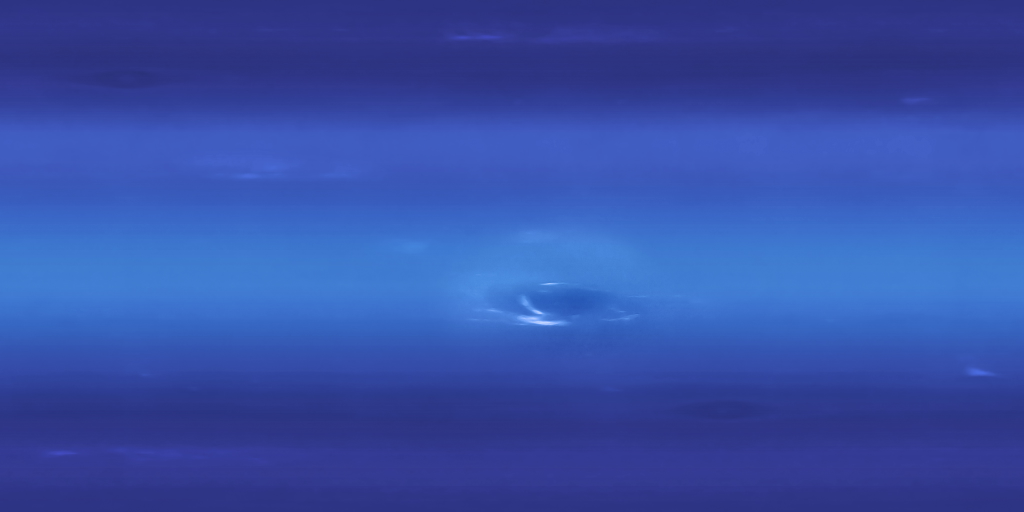
#> input picture 2k_neptune.jpg, 2048 x 1024 px, found by its file name (shown at 1/2 size); its folder holds 3 pictures in this run
$ python create_ice_giant_maps.py
#> lines starting #> are read from the running program, lines starting #| are printed output that depends on the picture
"""Add subtle small-scale atmospheric detail to public ice-giant maps.

The Solar System Scope maps remain the base. These are visual enhancements, not
higher-resolution observational data or scientifically exact cloud positions.
"""
from pathlib import Path
import numpy as np
from PIL import Image, ImageEnhance

ROOT = Path(__file__).resolve().parents[1] / 'dist'
W, H = 4096, 2048
rng = np.random.default_rng(42)

def noise(width, height):
    tile = rng.random((height, width), dtype=np.float32)
    picture = Image.fromarray(np.uint8(tile * 255), 'L')
    return np.asarray(picture.resize((W, H), Image.Resampling.BICUBIC), dtype=np.float32) / 255 - .5

for body in ('neptune', 'uranus'):
    base = Image.open(ROOT / f'2k_{body}.jpg').convert('RGB').resize((W, H), Image.Resampling.LANCZOS)
    if body == 'neptune':
        base = ImageEnhance.Contrast(base).enhance(1.16)
        base = ImageEnhance.Color(base).enhance(1.07)
    else:
        base = ImageEnhance.Contrast(base).enhance(1.10)
    atmospheric = noise(38, 36) * .8 + noise(100, 110) * .31 + noise(380, 260) * .10
#> call 3 of noise, with width = 380, height = 260
#> in noise (call 3), `tile = rng.random((height, width), dtype=np.float32)`:
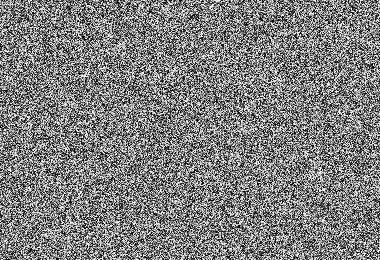
#> tile: shape (260, 380) float32; min 2.98e-06, max 1, mean 0.5
#> in noise (call 3), `return np.asarray(picture.resize((W, H), Image.Resampling.BICUBIC), dt..`:
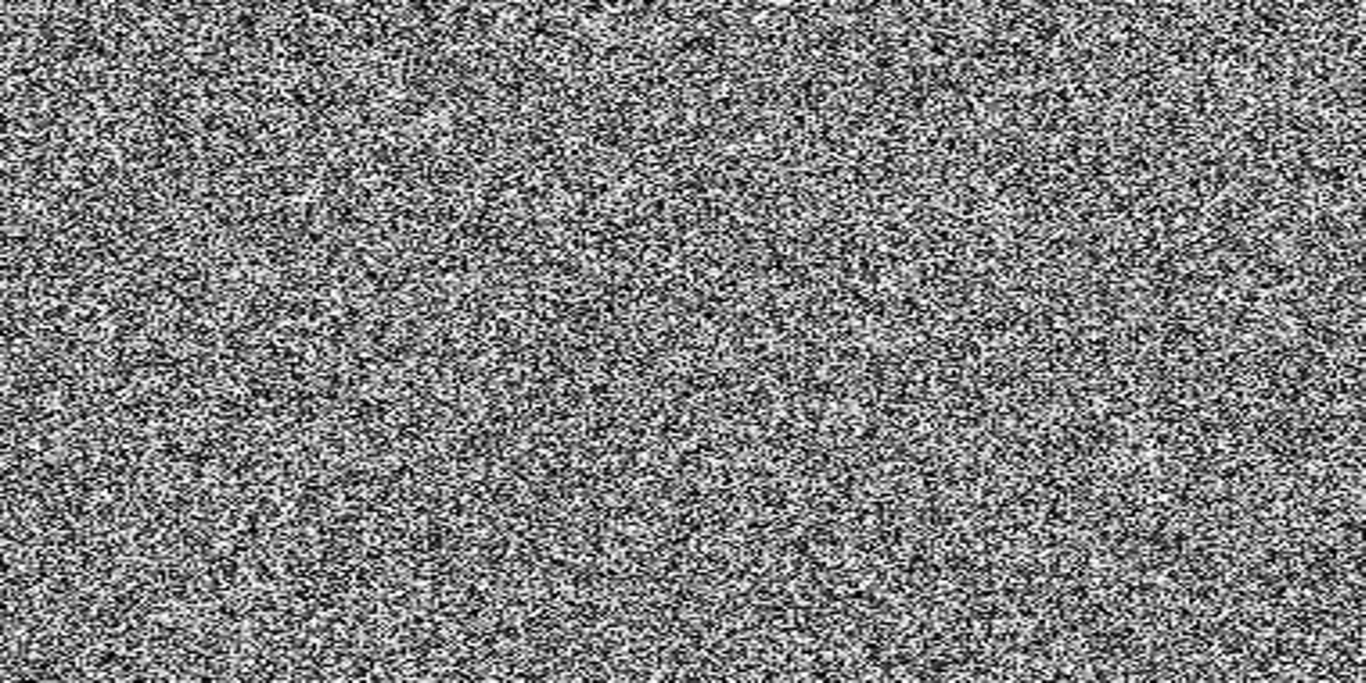
#> returned value: shape (2048, 4096) float32 (shown at 1/3 size); min -0.5, max 0.5, mean -0.00159; drawn with min black and max white
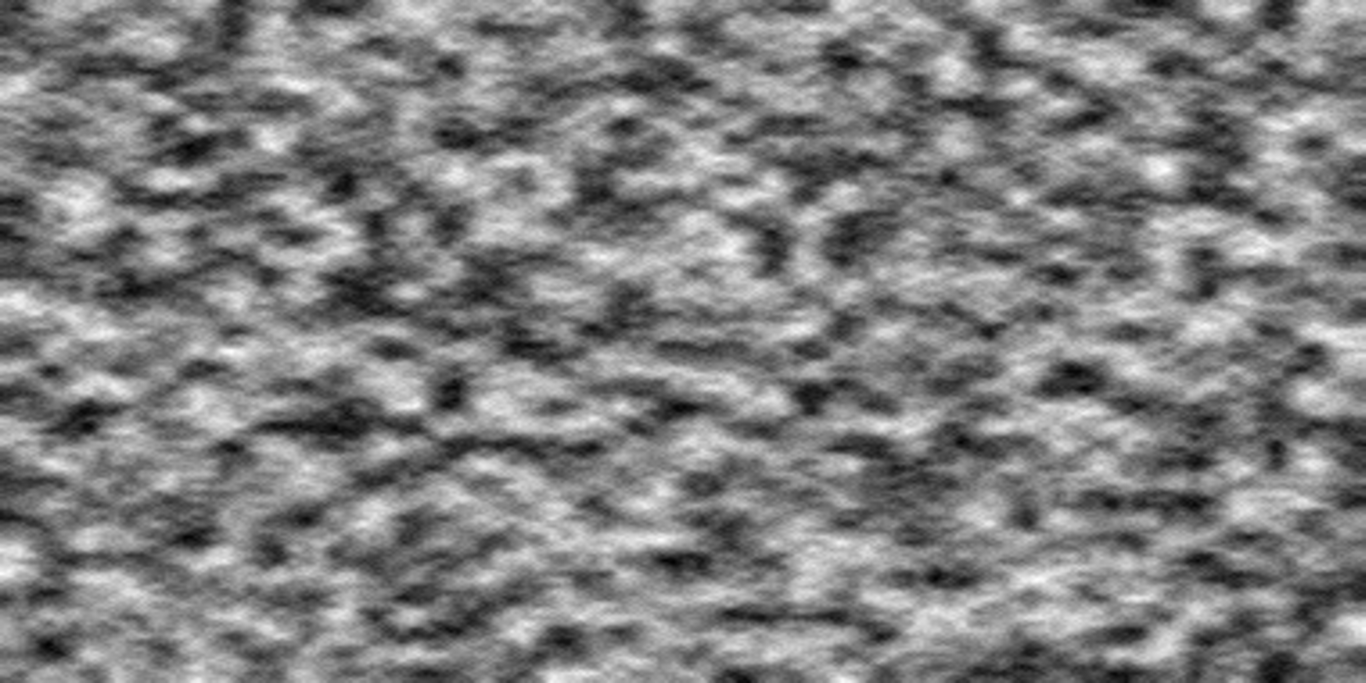
#> atmospheric: shape (2048, 4096) float32 (shown at 1/3 size); min -0.598, max 0.603, mean 0.00132; drawn with min black and max white
    x = np.arange(W, dtype=np.float32)[None, :] / W
    y = np.arange(H, dtype=np.float32)[:, None] / H
    shear = y + np.sin(x * np.pi * 6 + y * 17) * .0023 + atmospheric * .0035
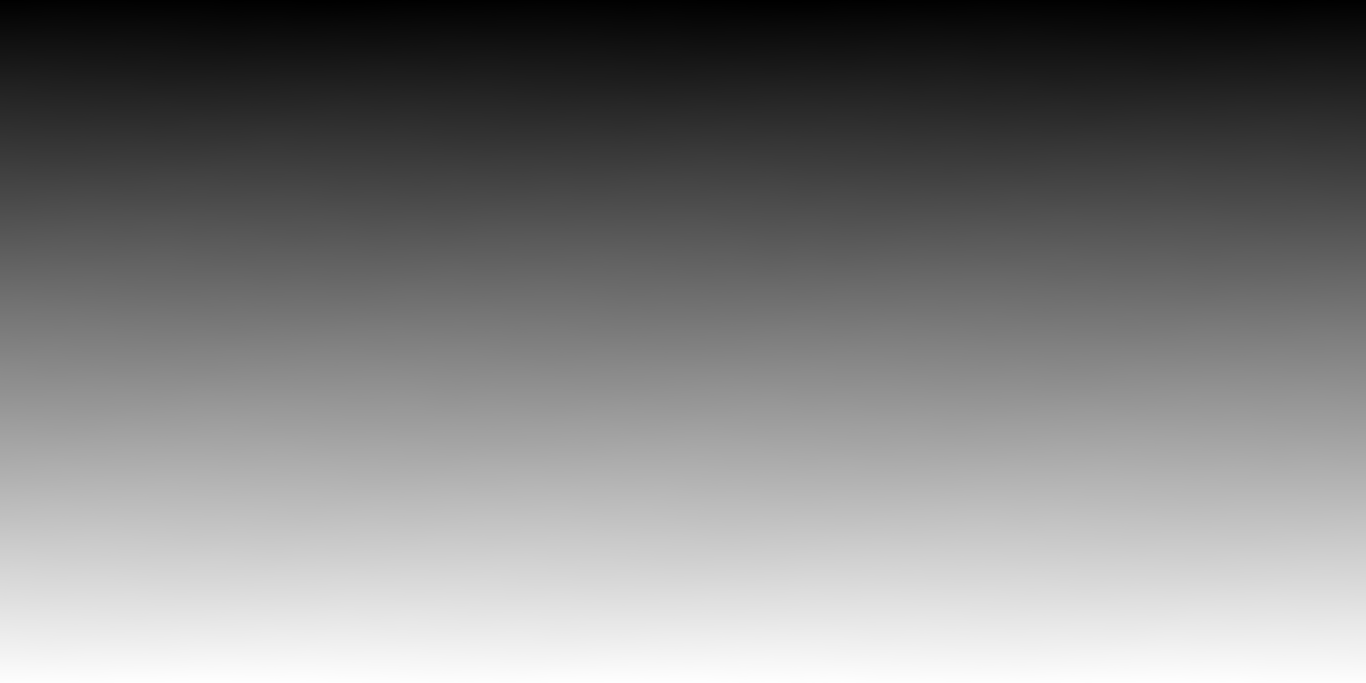
#> shear: shape (2048, 4096) float32 (shown at 1/3 size); min -0.00365, max 1, mean 0.5; drawn with min black and max white
    bands = np.sin(shear * np.pi * (96 if body == 'neptune' else 65)) * .48
    bands += np.sin(shear * np.pi * (188 if body == 'neptune' else 126) + .7) * .24
    bands += np.sin(shear * np.pi * 31) * .18
    strength = 8 if body == 'neptune' else 6
    modulation = (bands + atmospheric * 1.05) * strength
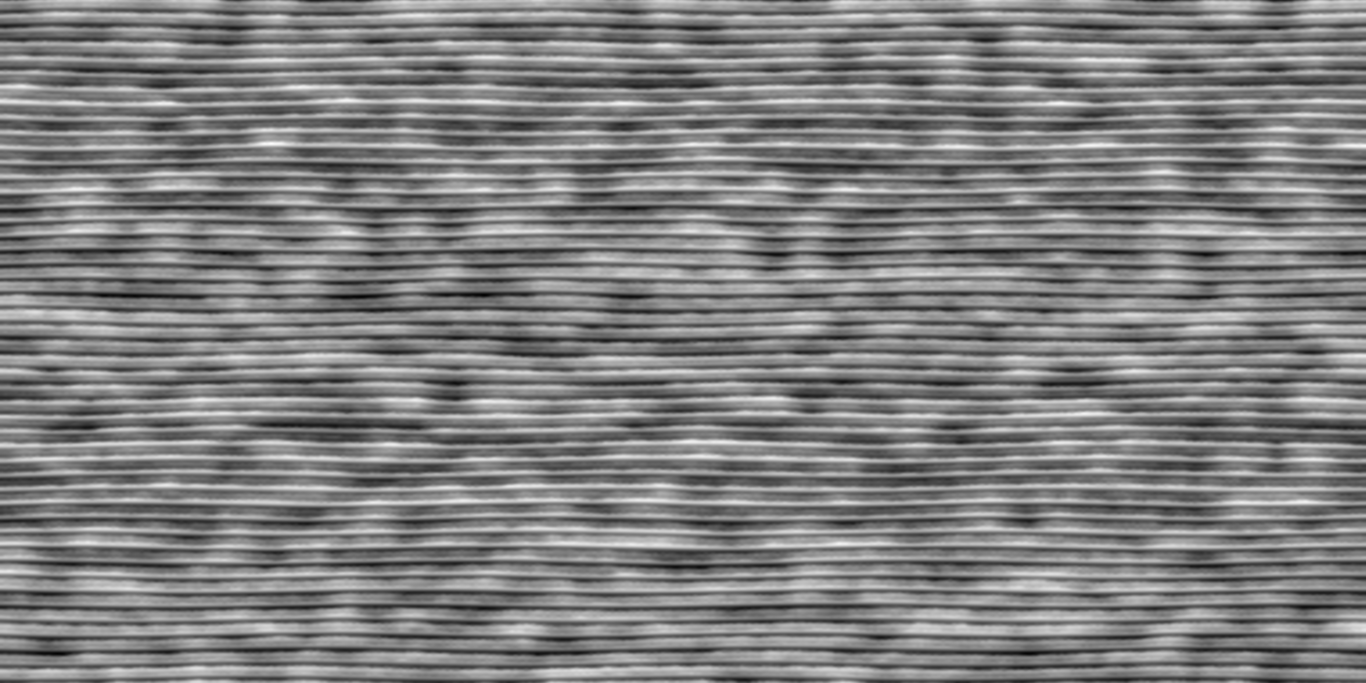
#> modulation: shape (2048, 4096) float32 (shown at 1/3 size); min -11.55, max 11.51, mean 0.0414; drawn with min black and max white
    pixels = np.asarray(base, dtype=np.float32)
    pixels += modulation[:, :, None] * np.array([.73, .9, 1.0], dtype=np.float32)
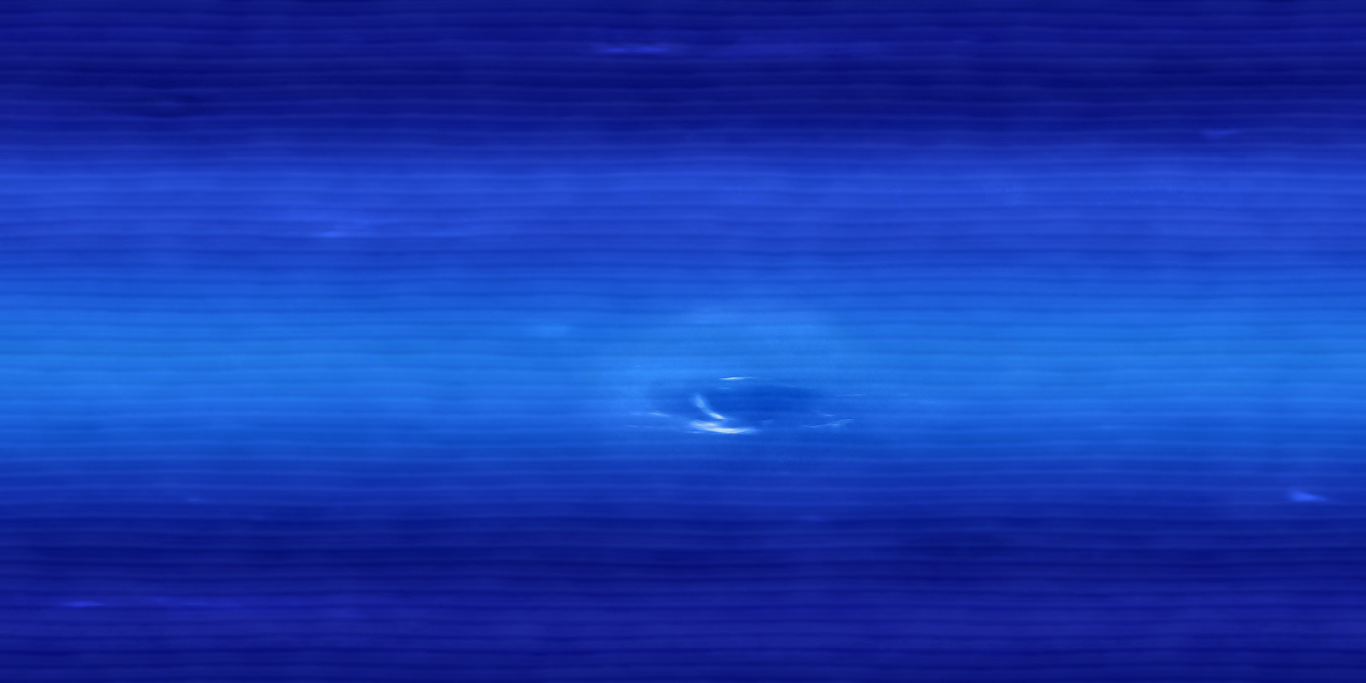
#> pixels: shape (2048, 4096, 3) float32 (shown at 1/3 size); mean R, G, B 43.6, 81, 184.9; drawn with min black and max white
    pixels = np.uint8(np.clip(pixels, 0, 255))
    Image.fromarray(pixels, 'RGB').save(ROOT / f'{body}-detailed-4k.jpg', quality=91, optimize=True, subsampling=0)
#> (the run stopped early here; a loop or call above may not have finished)
